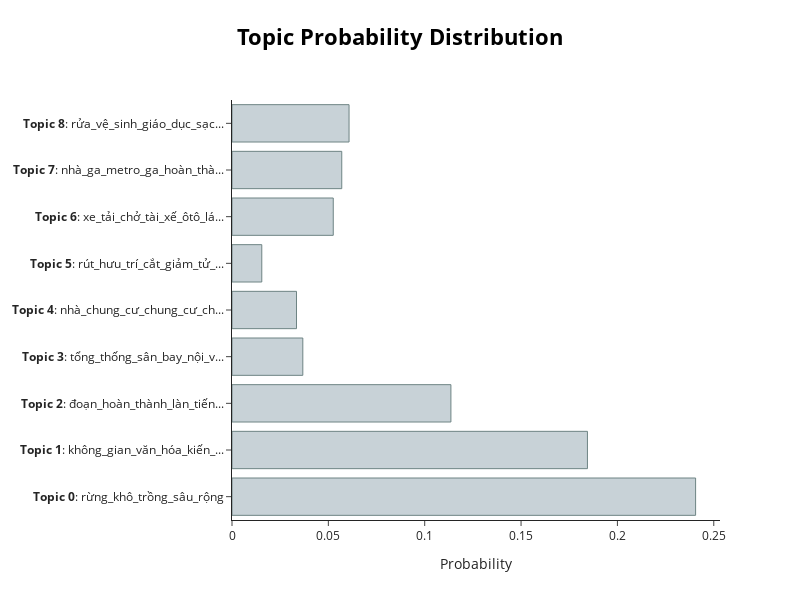

The notebook cell this image was saved under:
### Markdown cell above
### Visualize Probablities or Distribution

### Code cell
topic_model.visualize_distribution(probs[0])

### Figure 1 — Plotly figure (JSON) as saved in the notebook; plotly's stock layout.template omitted (floating-point values rounded to 4 significant figures)
{"data": [{"marker": {"color": "#C8D2D7", "line": {"color": "#6E8484", "width": 1}}, "orientation": "h", "type": "bar", "x": [0.2406, 0.1844, 0.1136, 0.03675, 0.03347, 0.01546, 0.05255, 0.05695, 0.06074], "y": ["<b>Topic 0</b>: rừng_khô_trồng_sâu_rộng", "<b>Topic 1</b>: không_gian_văn_hóa_kiến_...", "<b>Topic 2</b>: đoạn_hoàn_thành_làn_tiến...", "<b>Topic 3</b>: tổng_thống_sân_bay_nội_v...", "<b>Topic 4</b>: nhà_chung_cư_chung_cư_ch...", "<b>Topic 5</b>: rút_hưu_trí_cắt_giảm_tử_...", "<b>Topic 6</b>: xe_tải_chở_tài_xế_ôtô_lá...", "<b>Topic 7</b>: nhà_ga_metro_ga_hoàn_thà...", "<b>Topic 8</b>: rửa_vệ_sinh_giáo_dục_sạc..."]}], "layout": {"height": 600, "hoverlabel": {"bgcolor": "white", "font": {"family": "Rockwell", "size": 16}}, "title": {"font": {"color": "Black", "size": 22}, "text": "<b>Topic Probability Distribution</b>", "x": 0.5, "xanchor": "center", "y": 0.95, "yanchor": "top"}, "width": 800, "xaxis": {"title": {"text": "Probability"}}}}
